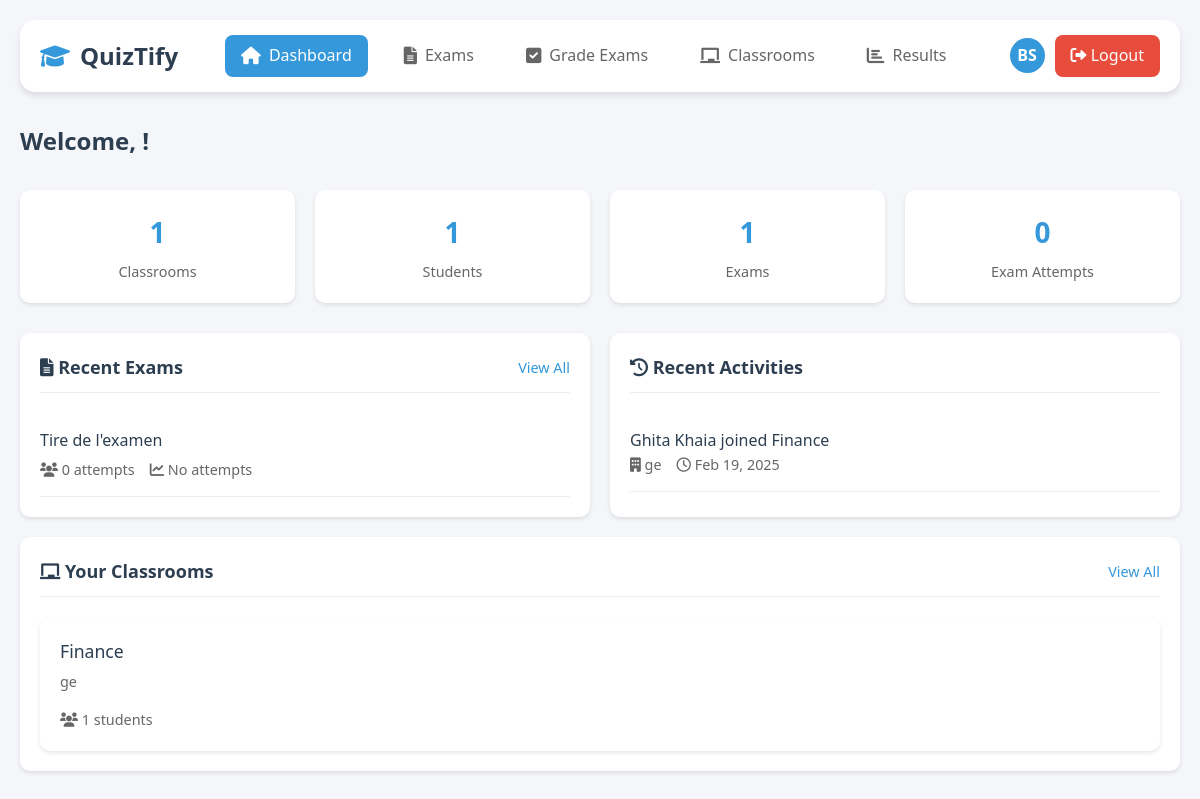
Page /teacher/dashboard.php (signed in) on the earlier database version.
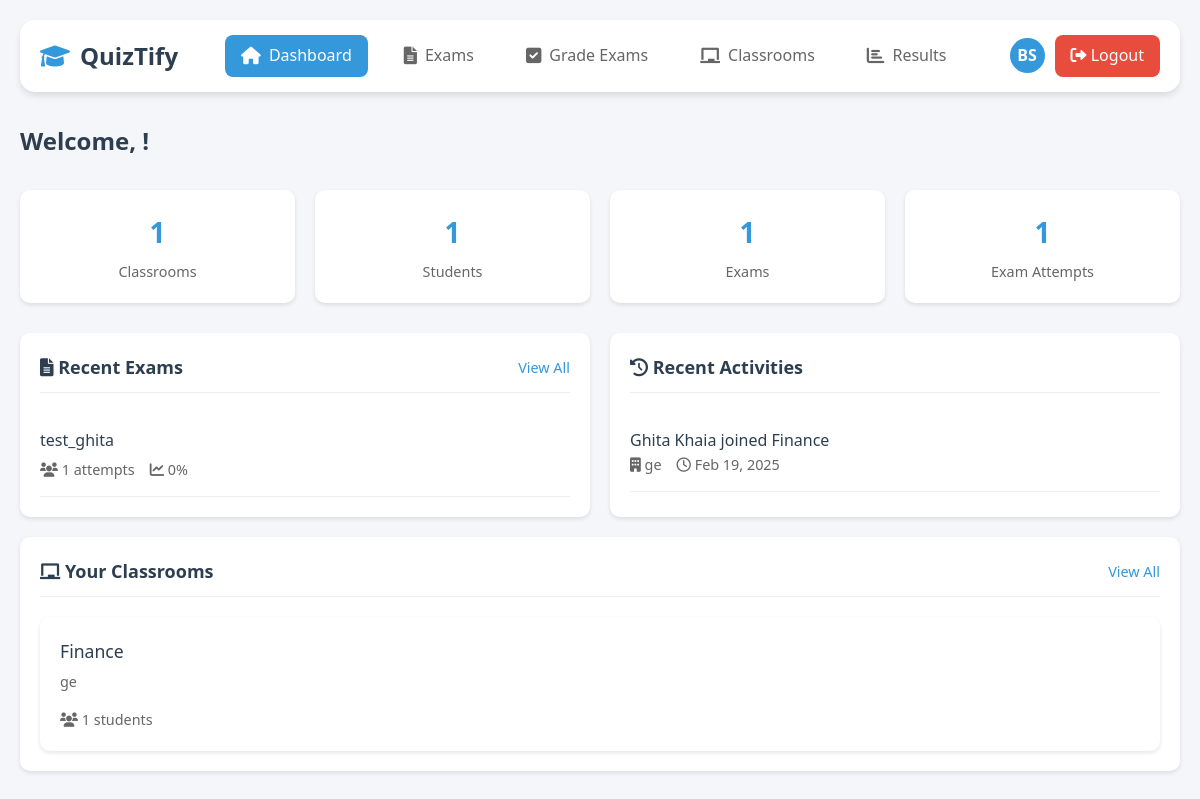
Same page on the later database version.
### tables this page shows
CREATE TABLE `exams` (
  `id` int(11) NOT NULL,
  `title` varchar(255) NOT NULL,
  `description` text DEFAULT NULL,
  `is_published` tinyint(1) NOT NULL DEFAULT 0,
  `start_date` datetime NOT NULL,
  `end_date` datetime NOT NULL,
  `created_by` int(11) NOT NULL,
  `created_at` timestamp NOT NULL DEFAULT current_timestamp(),
  `total_points` enum('10','20','40','100') NOT NULL DEFAULT '10',
  `attempts_allowed` int(11) NOT NULL DEFAULT 1,
  `passing_score` int(11) NOT NULL DEFAULT 60
);

CREATE TABLE `classroom_students` (
  `id` int(11) NOT NULL,
  `classroom_id` int(11) NOT NULL,
  `student_id` int(11) NOT NULL,
  `joined_at` timestamp NOT NULL DEFAULT current_timestamp()
);

CREATE TABLE `users` (
  `id` int(11) NOT NULL,
  `username` varchar(50) NOT NULL,
  `password` varchar(255) NOT NULL,
  `email` varchar(100) NOT NULL,
  `role` enum('admin','teacher','student') NOT NULL DEFAULT 'student',
  `department` varchar(100) DEFAULT NULL,
  `status` enum('active','inactive') NOT NULL DEFAULT 'active',
  `full_name` varchar(100) NOT NULL,
  `created_at` timestamp NOT NULL DEFAULT current_timestamp(),
  `last_login` timestamp NULL DEFAULT NULL,
  `classroom_id` int(11) DEFAULT NULL
);

CREATE TABLE `classrooms` (
  `id` int(11) NOT NULL,
  `teacher_id` int(11) NOT NULL,
  `name` varchar(100) NOT NULL,
  `department` varchar(100) NOT NULL,
  `description` text DEFAULT NULL,
  `created_at` timestamp NOT NULL DEFAULT current_timestamp()
);

### teacher/dashboard.php (the view, shortened to what the changed rows need)
<?php
$conn = getDBConnection();
$userId = $_SESSION['user_id'];
try {
    $stmt = $conn->prepare("
        SELECT
            (SELECT COUNT(*) FROM exams WHERE created_by = ?) as total_exams,
            (SELECT COUNT(*) FROM classrooms WHERE teacher_id = ?) as total_classrooms,
            (SELECT COUNT(DISTINCT student_id)
             FROM classroom_students cs
             JOIN classrooms c ON cs.classroom_id = c.id
             WHERE c.teacher_id = ?) as total_students,
            (SELECT COUNT(*)
             FROM exam_attempts ea
             JOIN exams e ON ea.exam_id = e.id
             WHERE e.created_by = ?) as total_attempts
    ");
    $stmt->execute([$userId, $userId, $userId, $userId]);
    $stats = $stmt->fetch(PDO::FETCH_ASSOC);
    $stmt = $conn->prepare("
        SELECT
            e.*,
            COUNT(DISTINCT ea.id) as attempt_count,
            AVG(ea.score) as average_score
        FROM exams e
        LEFT JOIN exam_attempts ea ON e.id = ea.exam_id
        WHERE e.created_by = ?
        GROUP BY e.id
        ORDER BY e.created_at DESC
        LIMIT 5
    ");
    $stmt->execute([$userId]);
    $recent_exams = $stmt->fetchAll(PDO::FETCH_ASSOC);
    $stmt = $conn->prepare("
        SELECT
            c.name as classroom_name,
            c.department,
            u.full_name as student_name,
            cs.joined_at
        FROM classroom_students cs
        JOIN classrooms c ON cs.classroom_id = c.id
        JOIN users u ON cs.student_id = u.id
        WHERE c.teacher_id = ?
        ORDER BY cs.joined_at DESC
        LIMIT 5
    ");
    $stmt->execute([$userId]);
    $recent_activities = $stmt->fetchAll(PDO::FETCH_ASSOC);
    $stmt = $conn->prepare("
        SELECT
            c.*,
            COUNT(DISTINCT cs.student_id) as student_count
        FROM classrooms c
        LEFT JOIN classroom_students cs ON c.id = cs.classroom_id
        WHERE c.teacher_id = ?
        GROUP BY c.id
        ORDER BY c.created_at DESC
        LIMIT 4
    ");
    $stmt->execute([$userId]);
    $classrooms = $stmt->fetchAll(PDO::FETCH_ASSOC);
} catch (PDOException $e) {
    error_log("Error in dashboard.php: " . $e->getMessage());
    setFlashMessage('error', 'An error occurred while loading dashboard data.');
}
?>
<!DOCTYPE html>
<html lang="en">
<head>
    <link rel="stylesheet" href="https://cdnjs.cloudflare.com/ajax/libs/font-awesome/6.0.0/css/all.min.css">
</head>
<body>
    <div class="container">
        <div class="dashboard-header">
            <h1>Welcome, <?php echo htmlspecialchars($_SESSION['user_name']); ?>!</h1>
        </div>
        <div class="stats-grid">
            <div class="stat-card">
                <div class="stat-value"><?php echo $stats['total_attempts']; ?></div>
                <div class="stat-label">Exam Attempts</div>
            </div>
        </div>
        <div class="dashboard-grid">
            <div class="dashboard-card">
                <div class="card-header">
                    <h2><i class="fas fa-file-alt"></i> Recent Exams</h2>
                </div>
                <?php if (empty($recent_exams)): ?>
                    <p>No exams created yet.</p>
                <?php else: ?>
                    <ul class="exam-list">
                        <?php foreach ($recent_exams as $exam): ?>
                            <li class="exam-item">
                                <div class="exam-title"><?php echo htmlspecialchars($exam['title']); ?></div>
                                <div class="exam-meta">
                                    <span><i class="fas fa-users"></i> <?php echo $exam['attempt_count']; ?> attempts</span>
                                    <span><i class="fas fa-chart-line"></i>
                                        <?php echo $exam['average_score'] ? round($exam['average_score'], 1) . '%' : 'No attempts'; ?>
                                    </span>
                                </div>
                            </li>
                        <?php endforeach; ?>
                    </ul>
                <?php endif; ?>
            </div>
            <div class="dashboard-card">
                <div class="card-header">
                    <h2><i class="fas fa-history"></i> Recent Activities</h2>
                </div>
                <?php if (empty($recent_activities)): ?>
                    <p>No recent activities.</p>
                <?php else: ?>
                    <ul class="activity-list">
                        <?php foreach ($recent_activities as $activity): ?>
                            <li class="activity-item">
                                <div class="activity-title">
                                    <?php echo htmlspecialchars($activity['student_name']); ?>
                                    joined <?php echo htmlspecialchars($activity['classroom_name']); ?>
                                </div>
                                <div class="activity-meta">
                                    <span><i class="fas fa-building"></i> <?php echo htmlspecialchars($activity['department']); ?></span>
                                    <span><i class="far fa-clock"></i>
                                        <?php echo date('M j, Y', strtotime($activity['joined_at'])); ?>
                                    </span>
                                </div>
                            </li>
                        <?php endforeach; ?>
                    </ul>
                <?php endif; ?>
            </div>
        </div>
        <div class="dashboard-card" style="margin-top: 20px;">
            <div class="card-header">
                <h2><i class="fas fa-chalkboard"></i> Your Classrooms</h2>
            </div>
            <?php if (empty($classrooms)): ?>
                <p>No classrooms created yet.</p>
            <?php else: ?>
                <div class="classroom-grid">
                    <?php foreach ($classrooms as $classroom): ?>
                        <div class="classroom-card">
                            <div class="classroom-header">
                                <div class="classroom-name"><?php echo htmlspecialchars($classroom['name']); ?></div>
                                <div class="classroom-department"><?php echo htmlspecialchars($classroom['department']); ?></div>
                            </div>
                            <div class="classroom-stats">
                                <span><i class="fas fa-users"></i> <?php echo $classroom['student_count']; ?> students</span>
                            </div>
                        </div>
                    <?php endforeach; ?>
                </div>
            <?php endif; ?>
        </div>
    </div>
</body>
</html>

Differences in the rows shown:
removed exams: title "Tire de l'examen", attempt_count "0", shows "No attempts"
added exams: title "test_ghita", attempt_count "1", average_score "0"
Other differences:
$stats['total_attempts']: "0" → "1"
